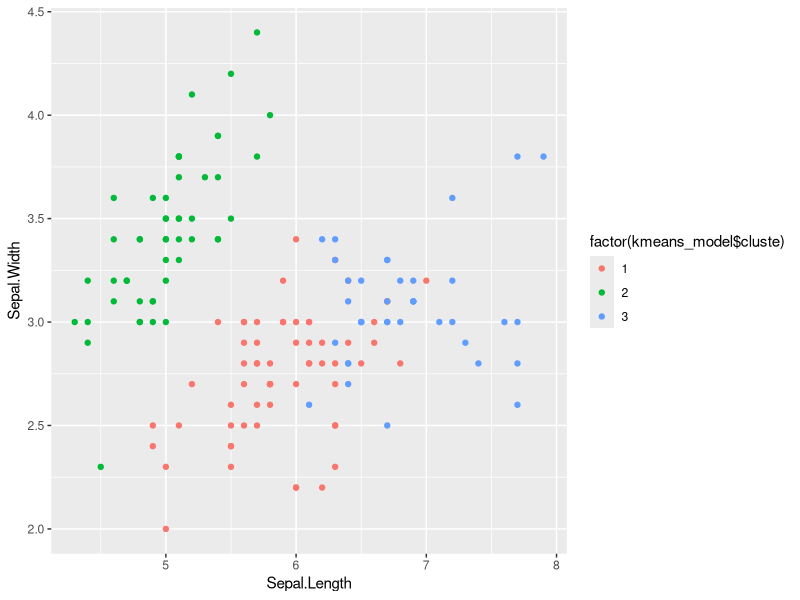

Generate this figure with R:
# Load a dataset

data(iris)

# Select the variables to be used for clustering

x <- iris[, c("Sepal.Length", "Sepal.Width", "Petal.Length", "Petal.Width")]

# Perform K-means clustering with K=3

kmeans_model <- kmeans(x, centers = 3)

# Print the results

kmeans_model

# Create a scaƩerplot of the first two variables with points colored by cluster

library(ggplot2)

ggplot(iris,aes(x=Sepal.Length,y=Sepal.Width,color=factor(kmeans_model$cluste))

) +geom_point()
